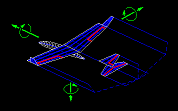
%> input picture src/dc/images/avl.bmp, 178 x 111 px
$ octave --eval "result = img2mav('../../../images/avl.bmp');"   (GNU Octave 9; MATLAB toolbox functions it lacks are replaced by stand-ins)
%> lines starting %> are read from the running program, lines starting %| are printed output that depends on the picture; in (x1, y1, x2, y2) boxes, pixels count from 0 and x2, y2 are one past the last pixel; in counts of white or black regions, pixels touching at a corner belong together; the program's own positions count from 1
function mav = img2mav(filename),
%> called with filename = '../../../images/avl.bmp'
% IMG2MAV Image processor for bitmap wing geometry.

% Find edges using the Canny operator with hysteresis thresholds of 0.1
% and 0.2 with smoothing parameter sigma set to 1
im = imread(filename);
%> im is the input picture: size 111x178x3 uint8; mean R, G, B 4, 4.6, 12.9
if isrgb(im),
    im = rgb2gray(im);
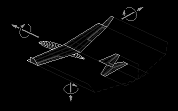
%> im: size 111x178 uint8; min 0, max 253, mean 5.4
end
edgeim = edge(im,'canny', [0.1 0.2], 1);
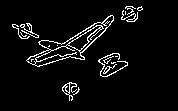
%> edgeim: size 111x178 logical; 5.2% white in thin lines or dots, all inside (x1, y1, x2, y2) = (12, 6, 143, 101)


% Link edge pixels together into lists of sequential edge points, one
% list for each edge contour.  Discard contours less than 10 pixels long.
%> (the run ends here)
